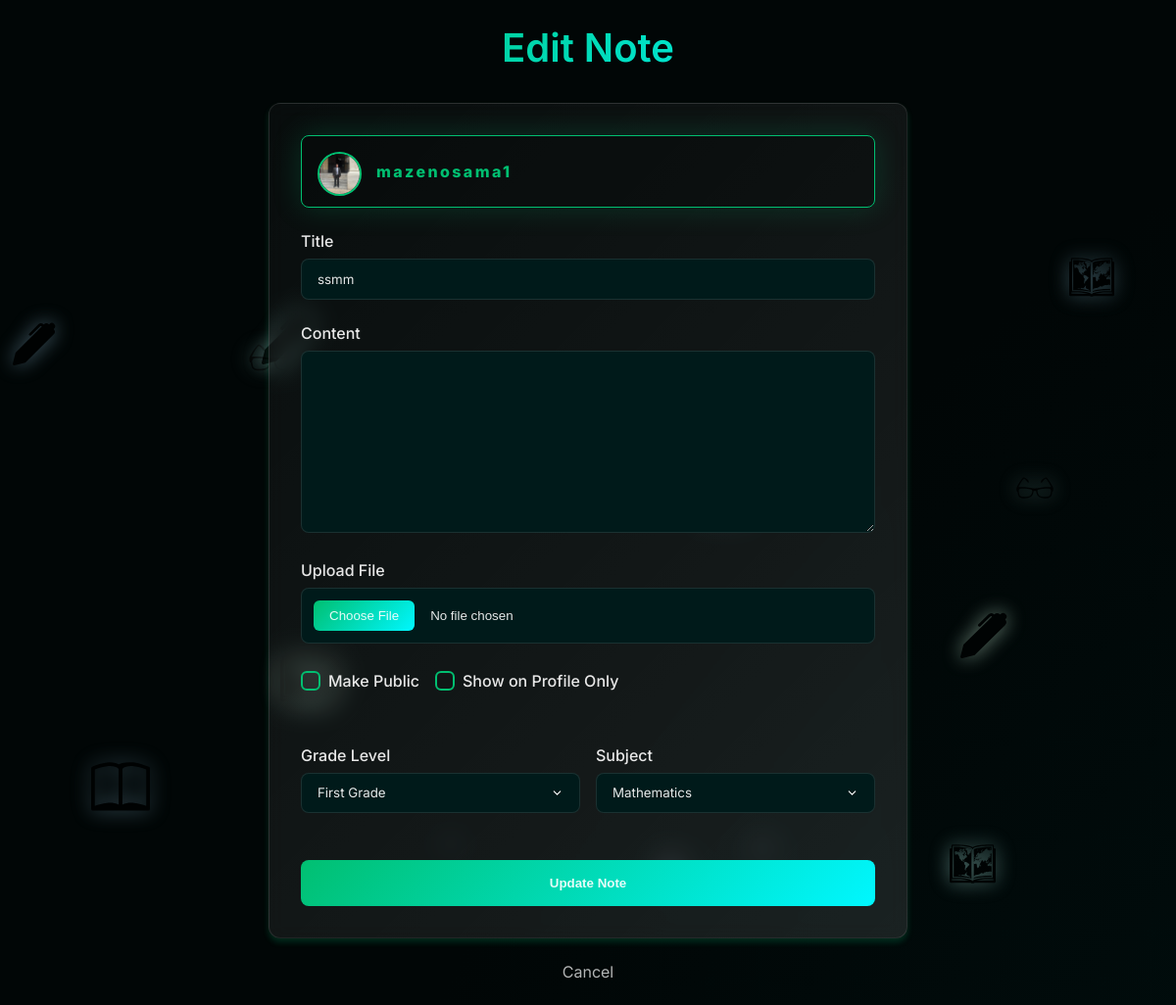
The app's page /notes/49/edit/ (signed in) with its own data.
### users/models.py (models this page shows, shortened)
class CustomUser(AbstractUser):
    ROLE_CHOICES = [
        ('student', 'Student'),
        ('teacher', 'Teacher'),
    ]
    SUBJECT_CATEGORIES = Note.SUBJECT_CHOICES
    GRADE_LEVELS = Note.GRADE_CHOICES
    subject_category = models.CharField(max_length=20, choices=SUBJECT_CATEGORIES, blank=True, null=True , default='mathematics')
    role = models.CharField(max_length=10, choices=ROLE_CHOICES, default='student')
    grade_level = models.CharField(max_length=20, choices=GRADE_LEVELS, blank=True, null=True, default='first')
    email = models.EmailField(unique=True)
    profile_picture = models.ImageField(upload_to='profile_pictures/', blank=True, null=True)

### notes/models.py (models this page shows, shortened)
class Note(models.Model):
    SUBJECT_CHOICES = [
        ('mathematics', 'Mathematics'),
        ('science', 'Science'),
        ('history', 'History'),
        ('english', 'English'),
        ('computers', 'Computer Science'),
        ('arts', 'Arts'),
    ]
    GRADE_CHOICES =[
        ('first', 'First Grade'),
        ('second', 'Second Grade'),
        ('third', 'Third Grade'),
        ('fourth', 'Fourth Grade'),
        ('fifth', 'Fifth Grade'),
        ('sixth', 'Sixth Grade'),
        ('seventh', 'Seventh Grade'),
        ('eighth', 'Eighth Grade'),
        ('ninth', 'Ninth Grade'),
        ('tenth', 'Tenth Grade'),
        ('eleventh', 'Eleventh Grade'),
        ('twelfth', 'Twelfth Grade'),
    ]
    author = models.ForeignKey(settings.AUTH_USER_MODEL, on_delete=models.CASCADE, editable=False)
    title = models.CharField(max_length=255)
    content = models.TextField(blank=True, null=True)
    file = models.FileField(upload_to='notes/', blank=True, null=True)
    created_at = models.DateTimeField(auto_now_add=True)
    updated_at = models.DateTimeField(auto_now=True)
    is_public = models.BooleanField(default=False)
    grade_level = models.CharField(max_length=50,choices=GRADE_CHOICES, default='first')
    subject = models.CharField(max_length=50, choices=SUBJECT_CHOICES, default='mathematics')
    show_on_profile = models.BooleanField(default=False)

### notes/views.py (the view)
# urls.py: path('<int:note_id>/edit/', views.edit_note, name='edit_note'),
@login_required
def edit_note(request, note_id):
    note = get_object_or_404(Note, id=note_id, author=request.user)
    if request.method == 'POST':
        form = NoteForm(request.POST, request.FILES, instance=note)
        if form.is_valid():
            form.save()
            return redirect('notes_list')
    else:
        form = NoteForm(instance=note)
    return render(request, 'notes/note_form.html', {'form': form})

### notes/forms.py
class NoteForm(forms.ModelForm):
    class Meta:
        model = Note
        fields = ['title', 'content', 'file', 'is_public', 'grade_level', 'subject', 'show_on_profile','id']

### notes/templates/notes/note_form.html (shortened to what this page needs)
{% load static %}
<!DOCTYPE html>
<html lang="en">
<head>
    <link rel="stylesheet" href="{% static 'css/notes/note_form.css' %}">
    <link rel="stylesheet" href="{% static 'css/root.css' %}">
</head>
<body>
    <div class="background-animate">
    </div>
    <div class="container">
        <h2>{% if form.instance.pk %}Edit Note{% else %}Create Note{% endif %}</h2>
        <form method="POST" enctype="multipart/form-data">
            <div class="form-group author-info">
                <div class="profile-icon">
                    {% if request.user.profile_picture %}
                    <img src="{{ request.user.profile_picture.url }}" alt="Profile Avatar" class="author-avatar">
                    {% else %}
                    <img src="{% static 'images/default-avatar.png' %}" alt="Profile Avatar" class="author-avatar">
                    {% endif %}
                </div>
                <span class="value">{{ request.user.username }}</span>
            </div>
            <div class="form-group">
                <label for="id_title">Title</label>
                {{ form.title }}
            </div>
            <div class="form-group">
                <label for="id_content">Content</label>
                {{ form.content }}
            </div>
            <div class="form-group">
                <label for="id_file">Upload File</label>
                {{ form.file }}
            </div>
            <div class="form-row">
                <div class="form-group checkbox-group">
                    <label for="id_is_public" class="checkbox-label">
                        <input type="checkbox" name="is_public" id="id_is_public" {% if form.instance.is_public%}checked{% endif %}>
                        <span>Make Public</span>
                    </label>
                </div>
                <div class="form-group checkbox-group">
                    <label for="id_show_on_profile" class="checkbox-label">
                        <input type="checkbox" name="show_on_profile" id="id_show_on_profile" {% if form.instance.show_on_profile %}checked{% endif %}>
                        <span>Show on Profile Only</span>
                    </label>
                </div>
            </div>
            <div class="form-row">
                <div class="form-group half-width">
                    <label for="id_grade_level">Grade Level</label>
                    {{ form.grade_level }}
                </div>
                <div class="form-group half-width">
                    <label for="id_subject">Subject</label>
                    {{ form.subject }}
                </div>
            </div>
            <button type="submit">{% if form.instance.pk %}Update{% else %}Create{% endif %} Note</button>
        </form>
        <a href="{% url 'notes_list' %}" class="cancel-link">Cancel</a>
    </div>
</body>
</html>

### static/css/notes/note_form.css (style rules this page uses)
* { margin: 0; padding: 0; box-sizing: border-box; }
body { background: radial-gradient(circle at center, var(--background-light) 0%, var(--background-dark) 70%), radial-gradient(circle at 20% 80%, rgba(1, 191, 113, 0.1) 0%, transparent 40%); font-family: 'Inter', sans-serif; color: var(--text-primary); min-height: 100vh; overflow-x: hidden; position: relative; background-size: 400% 400%; animation: gradientBG 20s ease infinite; }
.container { width: 95%; max-width: 700px; padding: 1.5rem; margin: 0 auto; }
h2 { text-align: center; margin-bottom: 2rem; font-size: 2.5rem; font-weight: 600; background: var(--gradient-primary); -webkit-background-clip: text; background-clip: text; color: transparent; animation: gradientBG 6s ease infinite; }
form { background: var(--gradient-glass); backdrop-filter: blur(10px); padding: 2rem; border-radius: var(--radius-lg); width: 100%; position: relative; border: 1px solid rgba(255, 255, 255, 0.1); box-shadow: var(--shadow-md); transition: var(--transition-all); }
.form-group { margin-bottom: 1.5rem; }
.form-row { display: flex; gap: 1rem; margin-bottom: 1.5rem; }
.half-width { flex: 1; }
label { display: block; margin-bottom: 0.5rem; font-weight: 500; color: var(--text-primary); }
input[type="text"], textarea, select { width: 100%; padding: 0.75rem 1rem; border: 1px solid rgba(255, 255, 255, 0.1); border-radius: var(--radius-md); background: #001a1a; color: var(--text-primary); font-family: 'Inter', sans-serif; transition: var(--transition-all); }
select { background: #001a1a; appearance: none; background-repeat: no-repeat; background-position: right 1rem center; background-size: 1em; padding-right: 2.5rem; }
input[type="file"] { position: relative; padding: 0.75rem; margin-bottom: 0.25rem; cursor: pointer; background: #001a1a; border-radius: var(--radius-md); border: 1px solid rgba(255, 255, 255, 0.1); width: 100%; color: var(--text-primary); transition: var(--transition-all); }
.checkbox-group { display: flex; align-items: center; gap: 0.5rem; }
.checkbox-label { display: flex; align-items: center; gap: 0.5rem; cursor: pointer; }
input[type="checkbox"] { width: 1.25rem; height: 1.25rem; border-radius: var(--radius-sm); border: 2px solid var(--primary-color); appearance: none; cursor: pointer; transition: var(--transition-all); }
button[type="submit"] { width: 100%; background: var(--gradient-primary); border: none; color: var(--text-primary); padding: 1rem 2rem; border-radius: var(--radius-md); font-weight: 600; cursor: pointer; transition: var(--transition-all); }
.cancel-link { display: block; text-align: center; margin-top: 1.5rem; color: var(--text-secondary); text-decoration: none; transition: var(--transition-all); }
.author-info { display: flex; align-items: center; gap: 1.25rem; margin-bottom: 1rem; background: rgba(0, 0, 0, 0.2); padding: 1rem; border-radius: var(--radius-md); border: 1px solid var(--primary-color); border-color: var(--primary-color); box-shadow: var(--shadow-glow); margin-bottom: 1.5rem; }
.profile-icon { width: 40px; height: 40px; border-radius: 50%; transition: transform 0.3s ease, box-shadow 0.3s ease; }
.author-avatar { width: 45px; height: 45px; border-radius: 50%; object-fit: cover; border: 2px solid var(--primary-color); transition: transform 0.3s ease; }
.author-info .value { color: var(--primary-color); font-weight: 800; letter-spacing: 0.15rem ; }

### static/css/root.css (style rules this page uses)
:root { --primary-color: #01bf71; --primary-hover: #00f7ff; --background-dark: #010606; --background-light: #001a1a; --text-primary: rgba(255, 255, 255, 0.9); --text-secondary: rgba(255, 255, 255, 0.7); --gradient-glass: linear-gradient(135deg, rgba(255, 255, 255, 0.03), rgba(255, 255, 255, 0.1)); --gradient-primary: linear-gradient(135deg, var(--primary-color), var(--primary-hover)); --radius-sm: 0.375rem; --radius-md: 0.5rem; --radius-lg: 0.75rem; --shadow-sm: 0 2px 4px rgba(0, 0, 0, 0.2); --shadow-md: 0 4px 6px rgba(1, 191, 113, 0.2); --shadow-lg: 0 10px 15px rgba(1, 191, 113, 0.3); --shadow-glow: 0 0 30px rgba(1, 191, 113, 0.2); --transition-all: all 0.3s cubic-bezier(0.4, 0, 0.2, 1); }
.background-animate { position: fixed; top: 0; left: 0; width: 100%; height: 100%; z-index: -1; pointer-events: none; }

### records on screen
CustomUser: user.profile_picture (picture), user.username "mazenosama1"
Note: title "ssmm", grade_level "First Grade", subject "Mathematics"
